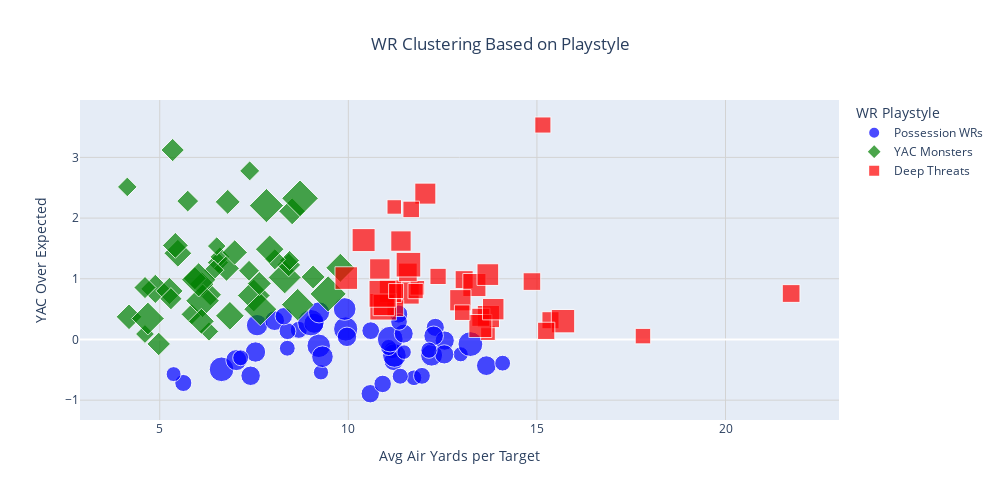

Notebook code cell kept with this figure:
### Code cell
from sklearn.cluster import KMeans
from sklearn.preprocessing import StandardScaler

#Features for cluster analysis
features = ["avg_air_yards", "avg_yac_above_expectation"]

wr_features = wr_data[features]

# Standardize data
scaler = StandardScaler()
wr_scaled = scaler.fit_transform(wr_features)

# K-Means Clustering
kmeans = KMeans(n_clusters=3, random_state=42)
wr_data["WR_cluster"] = kmeans.fit_predict(wr_scaled)

# Map cluster numbers to labels (Optional: Rename based on WR playstyles)
cluster_names = {
    0: "YAC Monsters",
    1: "Deep Threats",
    2: "Possession WRs"
    }

wr_data['WR_cluster_label'] = wr_data['WR_cluster'].map(cluster_names)

# Visualize Clusters
fig = px.scatter(wr_data, 
                 x="avg_air_yards", 
                 y="avg_yac_above_expectation",
                 hover_name="player_display_name",
                 color="WR_cluster_label",
                 symbol="WR_cluster_label",
                 size="total_targets",
                 color_discrete_map={
                     "Deep Threats": "red",
                     "Possession WRs": "blue",
                     "YAC Monsters": "green"
                 },
                 title="WR Clustering Based on Playstyle")



fig.update_layout(
    xaxis_title="Avg Air Yards per Target",
    yaxis_title="YAC Over Expected",
    legend_title="WR Playstyle",
    xaxis=dict(gridcolor="lightgray"),
    yaxis=dict(gridcolor="lightgray"),
    title=dict(x=0.5),
    width = 1000,
    height = 500
    )

fig.show()

### Figure 1 — Plotly figure (JSON) as saved in the notebook; plotly's stock layout.template omitted (floating-point values rounded to 4 significant figures)
{"data": [{"hovertemplate": "<b>%{hovertext}</b><br><br>WR_cluster_label=Possession WRs<br>avg_air_yards=%{x}<br>avg_yac_above_expectation=%{y}<br>total_targets=%{marker.size}<extra></extra>", "hovertext": ["Adam Thielen", "Zach Ertz", "Keenan Allen", "Travis Kelce", "DeAndre Hopkins", "Brandin Cooks", "Amari Cooper", "Stefon Diggs", "Tyler Lockett", "Sterling Shepard", "Tyreek Hill", "Hunter Henry", "Mack Hollins", "David Moore", "Noah Brown", "Evan Engram", "Cooper Kupp", "Courtland Sutton", "Dalton Schultz", "Mark Andrews", "Mike Gesicki", "Jakobi Meyers", "Diontae Johnson", "T.J. Hockenson", "Juwan Johnson", "Colby Parkinson", "Jauan Jennings", "Cole Kmet", "Darnell Mooney", "Jerry Jeudy", "Jaylen Waddle", "Tutu Atwell", "DeVonta Smith", "Elijah Moore", "Jalen Tolbert", "Garrett Wilson", "Romeo Doubs", "Michael Wilson", "Tre Tucker", "Andrei Iosivas", "Tank Dell", "Xavier Legette", "Devaughn Vele", "Jalen McMillan", "Adonai Mitchell", "Xavier Worthy", "Ricky Pearsall"], "legendgroup": "Possession WRs", "marker": {"color": "blue", "size": [62, 91, 121, 133, 80, 54, 85, 64, 74, 51, 122, 97, 50, 57, 56, 64, 100, 135, 85, 69, 83, 129, 67, 62, 66, 49, 113, 55, 106, 145, 83, 62, 89, 102, 79, 153, 72, 71, 81, 61, 81, 84, 55, 58, 55, 98, 46], "sizemode": "area", "sizeref": 0.4375, "symbol": "circle"}, "mode": "markers", "name": "Possession WRs", "orientation": "v", "showlegend": true, "type": "scatter", "x": [11.16, 7.538, 9.215, 6.639, 11.2, 11.74, 13.66, 8.688, 10.58, 9.275, 11.22, 7.031, 12.98, 11.07, 11.38, 5.625, 7.58, 13.24, 8.047, 10.59, 7.41, 9.93, 10.91, 8.387, 8.288, 5.367, 9.903, 7.145, 12.21, 11.11, 9.964, 11.95, 9.09, 9.314, 11.47, 9.007, 12.31, 11.34, 12.56, 11.34, 12.54, 12.26, 8.382, 12.14, 14.09, 9.224, 11.48], "xaxis": "x", "y": [-0.1781, -0.2074, -0.1047, -0.4922, -0.3558, -0.632, -0.432, 0.1581, -0.8944, -0.5418, -0.2647, -0.3402, -0.2451, -0.132, -0.606, -0.7175, 0.2352, -0.07646, 0.3092, 0.1443, -0.5986, 0.1722, -0.7329, 0.136, 0.3828, -0.5714, 0.5015, -0.3025, -0.2582, 0.005531, 0.04318, -0.5998, 0.2669, -0.2843, 0.09552, 0.2763, 0.1987, 0.4171, -0.01911, 0.2901, -0.2461, 0.05979, -0.145, -0.1772, -0.3908, 0.446, -0.2086], "yaxis": "y"}, {"hovertemplate": "<b>%{hovertext}</b><br><br>WR_cluster_label=YAC Monsters<br>avg_air_yards=%{x}<br>avg_yac_above_expectation=%{y}<br>total_targets=%{marker.size}<extra></extra>", "hovertext": ["Davante Adams", "Austin Hooper", "Tyler Boyd", "Curtis Samuel", "George Kittle", "Jonnu Smith", "David Njoku", "Chris Godwin", "Will Dissly", "Tyler Conklin", "Dallas Goedert", "Jordan Akins", "Ray-Ray McCloud", "D.J. Moore", "Olamide Zaccheaus", "Lil'Jordan Humphrey", "Greg Dortch", "Noah Fant", "Deebo Samuel", "CeeDee Lamb", "Tee Higgins", "Noah Gray", "Pat Freiermuth", "Ja'Marr Chase", "Amon-Ra St. Brown", "Kyle Pitts", "Khalil Shakir", "Trey McBride", "Kavontae Turpin", "Chigoziem Okonkwo", "Isaiah Likely", "Jake Ferguson", "Wan'Dale Robinson", "Cade Otton", "Jaxon Smith-Njigba", "Demario Douglas", "Dalton Kincaid", "Brenton Strange", "Marvin Mims", "Tucker Kraft", "Josh Downs", "Sam LaPorta", "Puka Nacua", "Jayden Reed", "Malik Nabers", "Brock Bowers"], "legendgroup": "YAC Monsters", "marker": {"color": "green", "size": [141, 59, 57, 46, 94, 111, 97, 62, 64, 72, 52, 58, 87, 140, 64, 45, 50, 64, 81, 152, 109, 49, 78, 175, 141, 74, 100, 147, 52, 70, 58, 86, 140, 87, 137, 87, 75, 53, 52, 70, 107, 83, 106, 75, 170, 153], "sizemode": "area", "sizeref": 0.4375, "symbol": "diamond"}, "mode": "markers", "name": "YAC Monsters", "orientation": "v", "showlegend": true, "type": "scatter", "x": [8.312, 6.542, 7.368, 4.609, 8.511, 4.883, 5.258, 5.742, 4.609, 4.972, 6.596, 5.845, 6.77, 7.493, 6.344, 6.511, 4.14, 5.297, 6.802, 7.829, 9.789, 6.306, 6.115, 8.72, 7.667, 8.419, 5.48, 6.136, 8.442, 5.929, 8.052, 4.186, 4.686, 5.414, 8.657, 6.103, 7.64, 6.434, 7.385, 5.343, 6.86, 6.988, 7.915, 9.067, 9.465, 6.033], "xaxis": "x", "y": [1.022, 1.266, 1.131, 0.08955, 2.111, 0.8329, 0.799, 2.28, 0.8549, -0.07409, 1.361, 0.4135, 1.172, 0.7241, 0.7359, 1.538, 2.513, 0.6712, 2.267, 2.205, 1.181, 0.1316, 0.9132, 2.325, 0.4979, 1.228, 1.42, 0.6377, 1.302, 1.008, 1.32, 0.373, 0.3446, 1.55, 0.5736, 0.2989, 0.922, 1.141, 2.777, 3.121, 0.3899, 1.433, 1.487, 1.03, 0.7504, 0.983], "yaxis": "y"}, {"hovertemplate": "<b>%{hovertext}</b><br><br>WR_cluster_label=Deep Threats<br>avg_air_yards=%{x}<br>avg_yac_above_expectation=%{y}<br>total_targets=%{marker.size}<extra></extra>", "hovertext": ["Mike Evans", "Demarcus Robinson", "Allen Lazard", "Christian Kirk", "Calvin Ridley", "Darius Slayton", "DK Metcalf", "Terry McLaurin", "A.J. Brown", "Nick Westbrook-Ikhine", "Michael Pittman", "Brandon Aiyuk", "Justin Jefferson", "Rashod Bateman", "Nico Collins", "Josh Palmer", "Drake London", "Jameson Williams", "George Pickens", "Alec Pierce", "Calvin Austin", "Christian Watson", "Dontayvion Wicks", "Quentin Johnston", "Parker Washington", "Kayshon Boutte", "Cedric Tillman", "Jordan Addison", "Zay Flowers", "Jalen Coker", "Marvin Harrison", "Troy Franklin", "Brian Thomas", "Keon Coleman", "Ladd McConkey", "Rome Odunze"], "legendgroup": "Deep Threats", "marker": {"color": "red", "size": [110, 64, 61, 47, 120, 71, 108, 117, 97, 60, 111, 47, 154, 72, 99, 65, 158, 91, 103, 69, 58, 53, 76, 91, 51, 68, 49, 99, 116, 46, 116, 53, 133, 57, 112, 101], "sizemode": "area", "sizeref": 0.4375, "symbol": "square"}, "mode": "markers", "name": "Deep Threats", "orientation": "v", "showlegend": true, "type": "scatter", "x": [11.58, 15.36, 11.25, 13.7, 15.69, 13.07, 13.71, 13.34, 12.04, 11.67, 11.12, 11.83, 10.92, 13.51, 10.94, 15.25, 10.91, 11.4, 13.7, 21.74, 12.38, 17.81, 11.58, 10.84, 11.78, 14.87, 11.27, 12.97, 10.41, 11.22, 13.5, 13.02, 11.59, 15.16, 9.946, 13.84], "xaxis": "x", "y": [0.7665, 0.3164, 0.5159, 0.104, 0.301, 0.985, 0.3772, 0.8959, 2.403, 2.143, 0.7948, 0.8501, 0.5378, 0.3648, 0.5668, 0.1417, 0.752, 1.621, 1.069, 0.7569, 1.038, 0.05485, 1.105, 1.161, 0.7971, 0.9538, 0.7977, 0.6455, 1.637, 2.183, 0.2215, 0.4412, 1.232, 3.533, 1.011, 0.4992], "yaxis": "y"}], "layout": {"height": 500, "legend": {"itemsizing": "constant", "title": {"text": "WR Playstyle"}, "tracegroupgap": 0}, "title": {"text": "WR Clustering Based on Playstyle", "x": 0.5}, "width": 1000, "xaxis": {"anchor": "y", "domain": [0, 1], "gridcolor": "lightgray", "title": {"text": "Avg Air Yards per Target"}}, "yaxis": {"anchor": "x", "domain": [0, 1], "gridcolor": "lightgray", "title": {"text": "YAC Over Expected"}}}}
